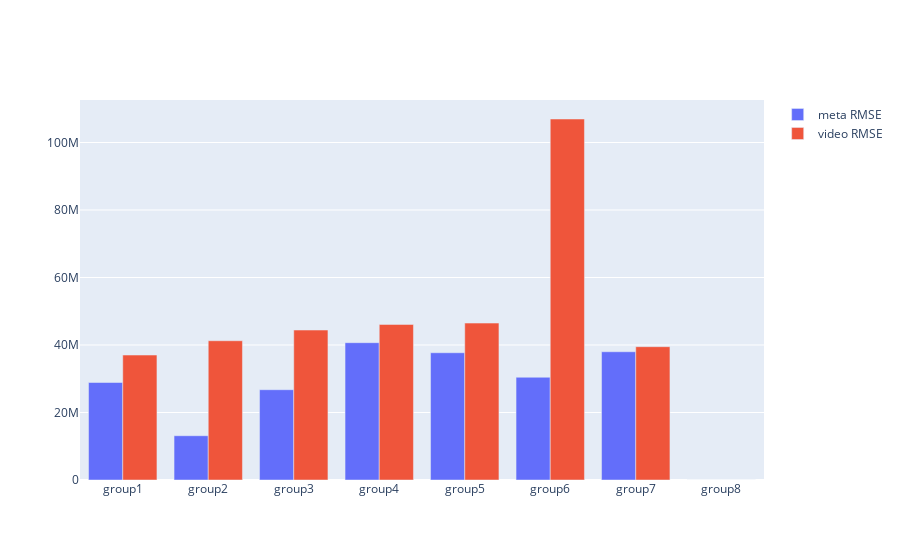

This figure's notebook cell:
### Code cell
##########################compare with other group#########################
group=['group1', 'group2', 'group3', 'group4', 'group5', 'group6', 'group7', 'group8']



fig = go.Figure(data=[
    go.Bar(name='meta RMSE', x=group, y=[28888342.58686307, 13121368.585826622, 26752050.14513523, 40689351.8036094, 37707867.70159658, 30443149.229962822, 37997717.08891821, 0]),
    go.Bar(name='video RMSE', x=group, y=[37023059.12633596, 41262144.0770966, 44429960.0950124, 46094575.98337922, 46493371.11989302, 106964726.69744653, 39497815.44164435, 0])
])
# Change the bar mode
fig.update_layout(barmode='group')
fig.show()

### Figure 1 — Plotly figure (JSON) as saved in the notebook; plotly's stock layout.template omitted (floating-point values rounded to 4 significant figures)
{"data": [{"name": "meta RMSE", "type": "bar", "x": ["group1", "group2", "group3", "group4", "group5", "group6", "group7", "group8"], "y": [28890000.0, 13120000.0, 26750000.0, 40690000.0, 37710000.0, 30440000.0, 38000000.0, 0]}, {"name": "video RMSE", "type": "bar", "x": ["group1", "group2", "group3", "group4", "group5", "group6", "group7", "group8"], "y": [37020000.0, 41260000.0, 44430000.0, 46090000.0, 46490000.0, 107000000.0, 39500000.0, 0]}], "layout": {"barmode": "group"}}
